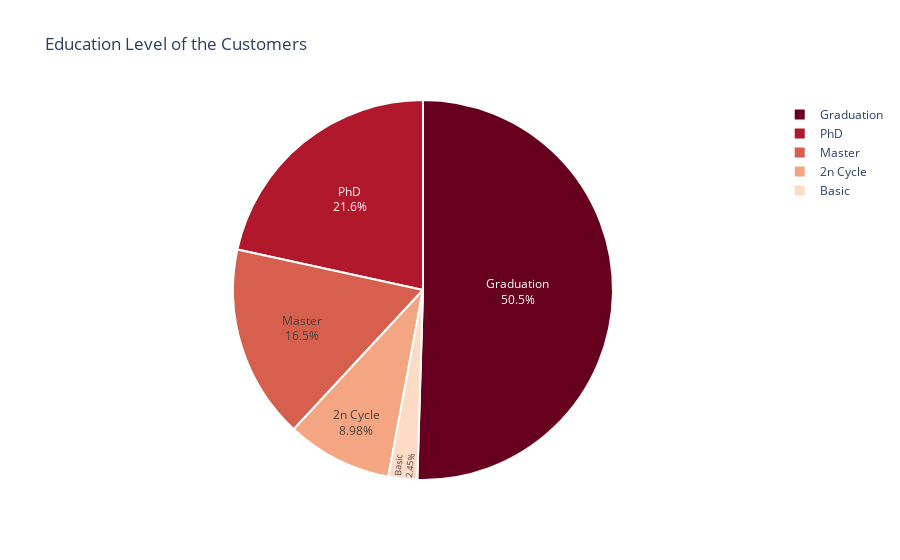

Notebook code for this chart:
### Markdown cell above
### Education Level

### Code cell
education = customer.Education.value_counts()

fig = px.pie(education,
             values = education.values,
             names = education.index,
             color_discrete_sequence = px.colors.sequential.RdBu,
            title = 'Education Level of the Customers')
fig.update_traces(textposition = 'inside', textinfo = 'percent+label',
                 marker = dict(line = dict(color = 'white', width = 2)))
fig.show()

### Figure 1 — Plotly figure (JSON) as saved in the notebook; plotly's stock layout.template omitted (floating-point values rounded to 4 significant figures)
{"data": [{"domain": {"x": [0, 1], "y": [0, 1]}, "hovertemplate": "index=%{label}<br>value=%{value}<extra></extra>", "labels": ["Graduation", "PhD", "Master", "2n Cycle", "Basic"], "legendgroup": "", "marker": {"line": {"color": "white", "width": 2}}, "name": "", "showlegend": true, "textinfo": "percent+label", "textposition": "inside", "type": "pie", "values": [1113, 476, 364, 198, 54]}], "layout": {"legend": {"tracegroupgap": 0}, "piecolorway": ["rgb(103,0,31)", "rgb(178,24,43)", "rgb(214,96,77)", "rgb(244,165,130)", "rgb(253,219,199)", "rgb(247,247,247)", "rgb(209,229,240)", "rgb(146,197,222)", "rgb(67,147,195)", "rgb(33,102,172)", "rgb(5,48,97)"], "title": {"text": "Education Level of the Customers"}}}
